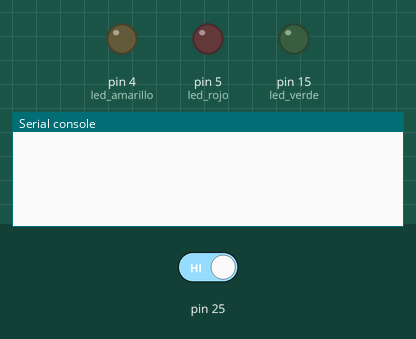
The program below on a simulated MicroPython board. Parts: output pins drawn as LEDs (lit = HIGH), the last lines printed to the serial console. Inputs (shaded band) come from the test bench.

Above: at 1.2 s.
1.3 s: on-board LED held down
At 7.1 s:
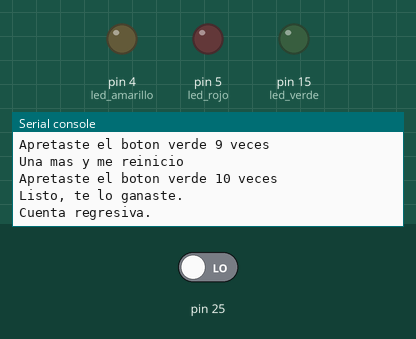
At 7.9 s:
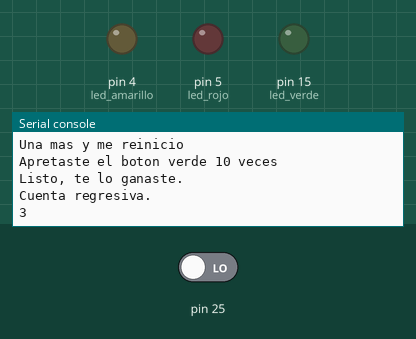
Timing chart, 0 to 9.3 s (numbered marks = the images above; inputs shaded):
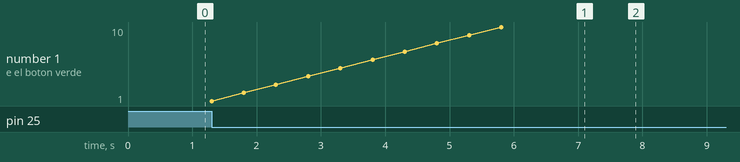

The program:

ejemplo03.py
```python
from machine import Pin
from utime import sleep

# Configurar los pines de los leds como salidas
led_verde = Pin(15, Pin.OUT)
led_amarillo = Pin(4, Pin.OUT)
led_rojo = Pin(5, Pin.OUT)

# Configurar los pines de los leds como entradas con resistencias de pull-up
boton = Pin(25, Pin.IN, Pin.PULL_UP)

cuenta = 0
advertencia = 0

while True:
    if boton.value() == 0:  # Si el botón está presionado
        cuenta += 1
        print(f"Apretaste el boton verde {cuenta} veces")
        sleep(0.5)
    if cuenta == 5 and advertencia == 0:
        print("No presiones el boton 10 veces")
        advertencia = 1
    if cuenta == 8 and advertencia == 1:
        print("En serio, no presiones 10 veces sino me voy a reiniciar.")
        advertencia = 2
    if cuenta == 9 and advertencia == 2:
        print("Una mas y me reinicio")
        advertencia = 3
    if cuenta == 10 and advertencia == 3:
        print("Listo, te lo ganaste.")
        print("Cuenta regresiva.")
        sleep(1)
        print("3")
        sleep(1)
        print("2")
        sleep(1)
        print("1")
        sleep(1)
        print("Iniciando reseteo")
        sleep(1)
        machine.reset()
```

Measured:
- after the input at 1.3 s, the serial console: prints a new line at once (image 1)
